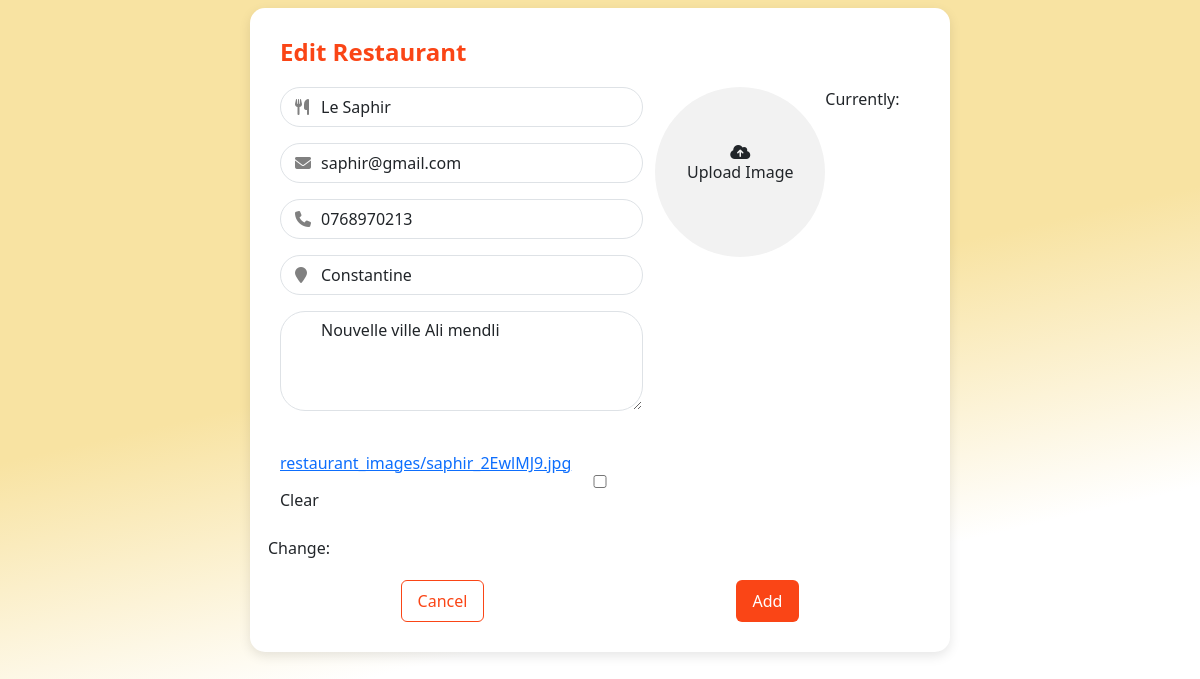
The app's page /restaurant/restaurants/edit/1/ (signed in) with its own data.
### restaurant/models.py (models this page shows, shortened)
class Restaurant(models.Model):
    name = models.CharField(max_length=100)
    address = models.CharField(max_length=255)
    city = models.CharField(max_length=100)
    phone = models.CharField(max_length=20)
    email = models.EmailField()
    image = models.ImageField(upload_to='restaurant_images/', blank=True, null=True)

### restaurant/views.py (the view)
# urls.py: path('restaurants/edit/<int:pk>/', views.edit_restaurant, name='edit_restaurant'),
@pdg_required
def edit_restaurant(request, pk):
    restaurant = get_object_or_404(Restaurant, pk=pk)
    if request.method == 'POST':
        form = RestaurantForm(request.POST, request.FILES, instance=restaurant)
        if form.is_valid():
            form.save()
            return redirect('restaurants')
    else:
        form = RestaurantForm(instance=restaurant)
    return render(request, 'pdg/addRest.html', {'form': form})

### restaurant/forms.py
class RestaurantForm(forms.ModelForm):
    class Meta:
        model = Restaurant
        fields = '__all__'
        widgets = {
            'name': forms.TextInput(attrs={'class': 'form-control', 'placeholder': 'Restaurant name'}),
            'phone': forms.TextInput(attrs={'class': 'form-control', 'placeholder': 'Phone'}),
            'email': forms.EmailInput(attrs={'class': 'form-control', 'placeholder': 'Email'}),
            'city': forms.TextInput(attrs={'class': 'form-control', 'placeholder': 'City'}),
            'address': forms.Textarea(attrs={'class': 'text-area form-control', 'placeholder': 'Complete address'}),
            'image': forms.ClearableFileInput(attrs={'class': 'form-control d-none', 'id': 'id_photo'}),
        }

### templates/pdg/addRest.html (shortened to what this page needs)
{% extends 'pdg/baseform.html' %}
{% load static %}
{% block extra_css %}
    <link rel="stylesheet" href="{% static 'styles/pdg/addMang.css' %}">
{% endblock %}
{% block titlee %}
   <h4 class="form-title">{% if form.instance.pk %}Edit{% else %}Add New{% endif %} Restaurant</h4>
{% endblock %}
{% block content %}
    <form method="post" enctype="multipart/form-data">
        <div class="row flex-column flex-md-row">
            <div class="col-md-7 mb-4">
                <div class="icon-input mb-3">
                    <i class="fa-solid fa-utensils"></i>
                    {{ form.name }}
                </div>
                <div class="icon-input mb-3">
                    <i class="fa-solid fa-envelope"></i>
                    {{ form.email }}
                </div>
                <div class="icon-input mb-3">
                    <i class="fa-solid fa-phone"></i>
                    {{ form.phone }}
                </div>
                <div class="icon-input mb-3">
                    <i class="fa-solid fa-location-pin"></i>
                    {{ form.city }}
                </div>
                <div class="icon-input mb-3">
                    {{ form.address }}
                </div>
            </div>
            <label for="id_photo" class="upload-area position-relative">
                <div class="d-flex flex-column align-items-center justify-content-center" id="uploadIcon">
                    <i class="fa-solid fa-cloud-arrow-up"></i>
                    <p>Upload Image</p>
                </div>
            </label>
            {{ form.image }}
                <div class="buttons">
                    <a href="{% url 'restaurants' %}" class="btn btn-outline btn1_color">Cancel</a>
                    <button type="submit" class="btn btn2_color">Add</button>
                </div>
            </div>
        </div>
{% endblock %}

### static/styles/pdg/baseForm.css (style rules this page uses)
:root { --mainColor:#FA4516; --secondColor:#F8E3A2; }
body { height: 110vh; display: flex; justify-content: center; align-items: start; background: rgb(248,227,162); background: linear-gradient(167deg, rgba(248,227,162,1) 1%, rgba(248,227,162,1) 40%, rgba(255,255,255,1) 66%, rgba(255,255,255,1) 100%); }
.form-title { text-align: left; color: var(--mainColor); margin-bottom: 20px; font-weight: bold; }
.form-control, .form-select { margin-bottom: 15px; border-radius: 10px; height: 2.5rem; }
.text-area { height:6rem; }
.btn1_color { border: 1px solid var(--mainColor); padding: .5rem 1rem; color: var(--mainColor); }
.btn2_color { background-color: var(--mainColor); padding: .5rem 1rem; color: white; }
.upload-area { width: 170px; height: 170px; border-radius: 50%; background-color: #f2f2f2; display: flex; justify-content: center; align-items: center; overflow: hidden; position: relative; cursor: pointer; }

### static/styles/pdg/addMang.css (style rules this page uses)
:root { --mainColor:#FA4516; --secondColor:#F8E3A2; }
.icon-input { position: relative; width: 100%; }
.icon-input i { position: absolute; top: 50%; left: 15px; transform: translateY(-50%); color: gray; z-index: 1; }
.icon-input input, .icon-input select, .icon-input textarea { padding-left: 40px; border-radius: 25px; width: 100%; }
.text-area { max-height: 100px; height: 100%; }
.upload-area { width: 170px; height: 170px; border-radius: 50%; background-color: #f2f2f2; display: flex; justify-content: center; align-items: center; overflow: hidden; position: relative; cursor: pointer; margin-bottom: 20px; }
.buttons { width: 100%; text-align: center; margin-top: 20px; display: flex; flex-direction: row; justify-content: space-around; gap: 10px; }

### records on screen
Restaurant: name "Le Saphir", email "saphir@gmail.com", phone "0768970213", city "Constantine", address "Nouvelle ville Ali mendli"
